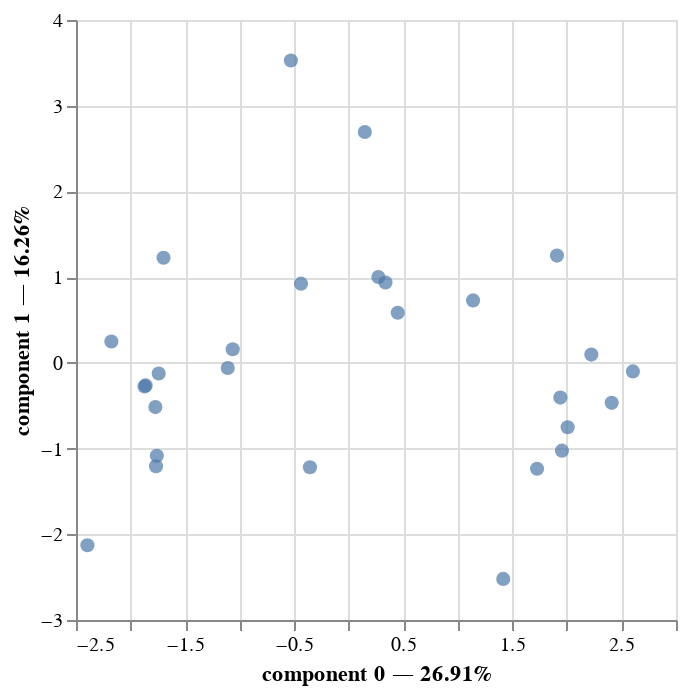

This figure's notebook cell:
### Code cell
mfa.plot(
    df_mfa,
    x_component=0,
    y_component=1
)

### Figure 1 — Vega-Lite specification as saved in the notebook (floating-point values rounded to 4 significant figures)
{"config": {"view": {"continuousWidth": 300, "continuousHeight": 300}}, "layer": [{"mark": {"type": "point", "filled": true, "size": 50}, "encoding": {"tooltip": [{"field": "index", "type": "quantitative"}, {"field": "group", "type": "nominal"}, {"field": "component 0", "type": "quantitative"}, {"field": "component 1", "type": "quantitative"}], "x": {"axis": {"title": "component 0 — 26.91%"}, "field": "component 0", "scale": {"zero": false}, "type": "quantitative"}, "y": {"axis": {"title": "component 1 — 16.26%"}, "field": "component 1", "scale": {"zero": false}, "type": "quantitative"}}, "name": "view_1"}], "data": {"name": "data-c089e31e953d20aa38532581ee7595fa"}, "params": [{"name": "param_1", "select": {"type": "interval", "encodings": ["x", "y"]}, "bind": "scales", "views": ["view_1"]}], "$schema": "https://vega.github.io/schema/vega-lite/v5.20.1.json", "datasets": {"data-c089e31e953d20aa38532581ee7595fa": [{"index": 0, "component 0": -1.064, "component 1": 0.1584, "component 2": -1.379, "component 3": -0.461, "component 4": 1.089, "group": "Global"}, {"index": 1, "component 0": -1.772, "component 1": -0.5164, "component 2": 0.1973, "component 3": -1.334, "component 4": -0.7731, "group": "Global"}, {"index": 2, "component 0": -1.766, "component 1": -1.206, "component 2": 0.06901, "component 3": -0.002568, "component 4": 0.2582, "group": "Global"}, {"index": 3, "component 0": -1.698, "component 1": 1.226, "component 2": -0.7129, "component 3": -1.033, "component 4": -0.6495, "group": "Global"}, {"index": 4, "component 0": -1.861, "component 1": -0.263, "component 2": -0.8569, "component 3": 0.2111, "component 4": -1.327, "group": "Global"}, {"index": 5, "component 0": -1.109, "component 1": -0.0604, "component 2": -0.3697, "component 3": -1.266, "component 4": -0.4367, "group": "Global"}, {"index": 6, "component 0": -1.872, "component 1": -0.2752, "component 2": -1.179, "component 3": 0.7123, "component 4": 1.07, "group": "Global"}, {"index": 7, "component 0": -2.176, "component 1": 0.2486, "component 2": -0.9771, "component 3": -0.1471, "component 4": -0.9134, "group": "Global"}, {"index": 8, "component 0": -1.742, "component 1": -0.1239, "component 2": -1.388, "component 3": 0.2159, "component 4": 0.9638, "group": "Global"}, {"index": 9, "component 0": -2.395, "component 1": -2.127, "component 2": 1.007, "component 3": 0.05112, "component 4": 0.2913, "group": "Global"}, {"index": 10, "component 0": -1.759, "component 1": -1.084, "component 2": 0.2809, "component 3": -0.1035, "component 4": 0.6483, "group": "Global"}, {"index": 11, "component 0": 2.224, "component 1": 0.09614, "component 2": -0.1161, "component 3": -1.431, "component 4": -0.04051, "group": "Global"}, {"index": 12, "component 0": 1.726, "component 1": -1.235, "component 2": 0.6019, "component 3": 0.4443, "component 4": 0.201, "group": "Global"}, {"index": 13, "component 0": 1.94, "component 1": -0.4055, "component 2": -1.305, "component 3": 1.821, "component 4": -1.418, "group": "Global"}, {"index": 14, "component 0": 2.605, "component 1": -0.09989, "component 2": -1.23, "component 3": -0.2867, "component 4": 1.317, "group": "Global"}, {"index": 15, "component 0": 1.909, "component 1": 1.251, "component 2": -0.4862, "component 3": -1.306, "component 4": -0.01493, "group": "Global"}, {"index": 16, "component 0": 2.411, "component 1": -0.4664, "component 2": -1.196, "component 3": 0.3779, "component 4": 1.096, "group": "Global"}, {"index": 17, "component 0": 1.954, "component 1": -1.024, "component 2": -0.5809, "component 3": 0.2452, "component 4": -1.143, "group": "Global"}, {"index": 18, "component 0": 2.007, "component 1": -0.7512, "component 2": 0.5839, "component 3": -1.222, "component 4": -0.5121, "group": "Global"}, {"index": 20, "component 0": 1.416, "component 1": -2.521, "component 2": 1.241, "component 3": 0.195, "component 4": 0.3813, "group": "Global"}, {"index": 22, "component 0": -0.4375, "component 1": 0.9236, "component 2": 2.357, "component 3": 1.288, "component 4": 0.4355, "group": "Global"}, {"index": 23, "component 0": 0.4493, "component 1": 0.5848, "component 2": 0.8236, "component 3": -0.7959, "component 4": -0.3669, "group": "Global"}, {"index": 24, "component 0": 0.2716, "component 1": 1.001, "component 2": -0.1556, "component 3": 1.13, "component 4": 0.729, "group": "Global"}, {"index": 25, "component 0": -0.53, "component 1": 3.527, "component 2": 1.369, "component 3": 0.1947, "component 4": -0.3053, "group": "Global"}, {"index": 27, "component 0": 0.1476, "component 1": 2.693, "component 2": 0.5882, "component 3": 0.2833, "component 4": 1.459, "group": "Global"}, {"index": 28, "component 0": -0.3555, "component 1": -1.217, "component 2": 2.305, "component 3": 0.7921, "component 4": 0.06707, "group": "Global"}, {"index": 29, "component 0": 1.14, "component 1": 0.7288, "component 2": 1.13, "component 3": -1.13, "component 4": -0.7421, "group": "Global"}, {"index": 30, "component 0": 0.3368, "component 1": 0.937, "component 2": -0.621, "component 3": 2.557, "component 4": -1.365, "group": "Global"}]}}
